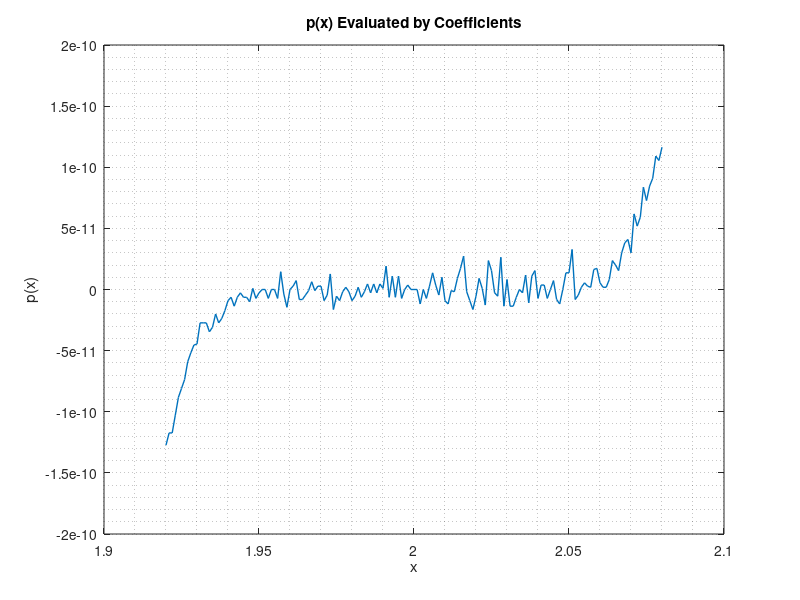
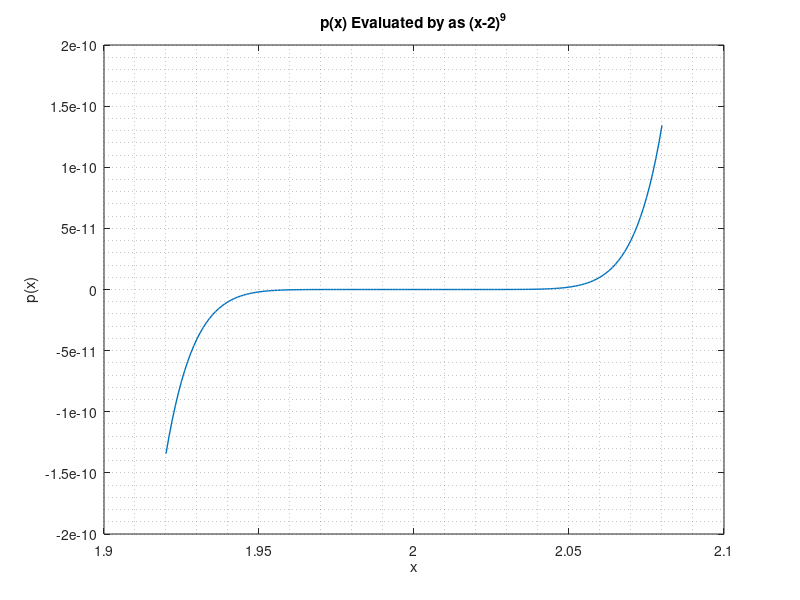

MATLAB code for these plots, in order:
close all; clear; clc;

%% Problem 1

% i) Plot p(x) via coefficients 
x = 1.92:0.001:2.08;

p = x.^9 -18*x.^8 +144*x.^7 -672*x.^6 +2016*x.^5 -4032*x.^4 +5376*x.^3 -4608*x.^2 +2304*x-512;

figure()
plot(x,p,'Linewidth',1);
grid minor
xlabel('x')
ylabel('p(x)')
title('p(x) Evaluated by Coefficients')

% ii) Plot by (x-2)^2

p = (x-2).^9;

figure()
plot(x,p,'Linewidth',1);
grid minor
xlabel('x')
ylabel('p(x)')
title('p(x) Evaluated by as (x-2)^9')